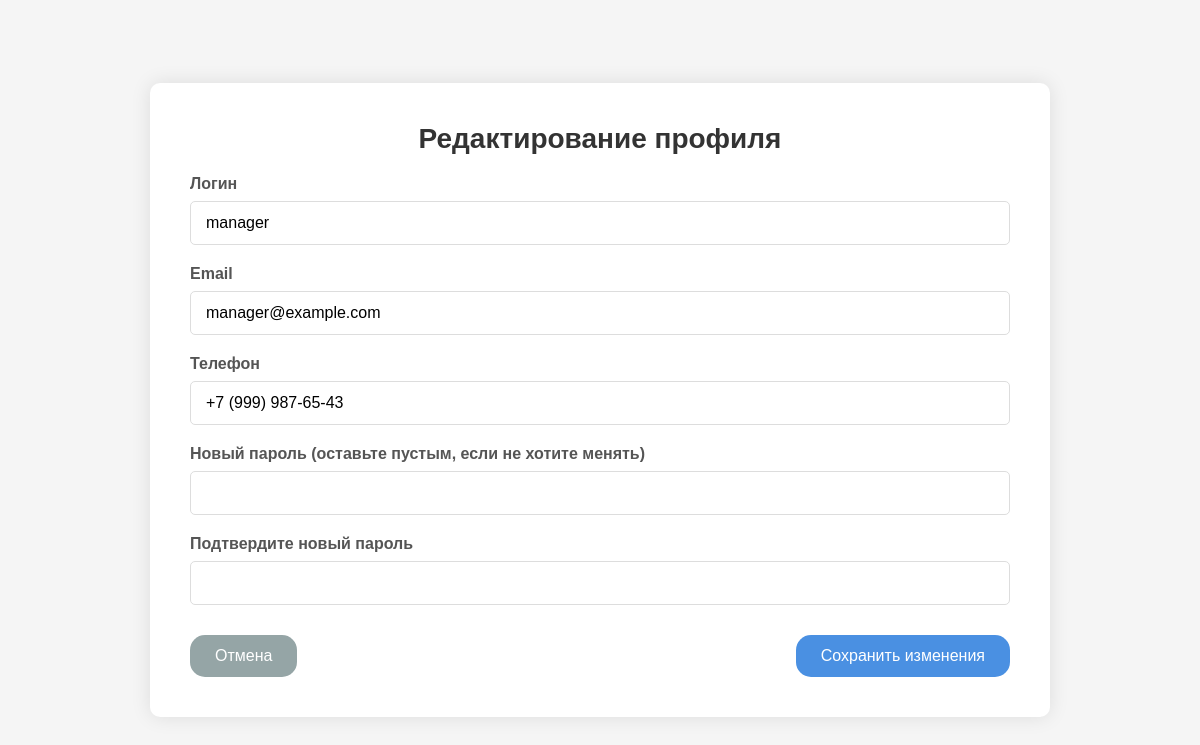
Screenshot of /edit_profile.php (signed in) with the database file from the repository.
### tables this page shows
CREATE TABLE `users` (
  `id` int NOT NULL,
  `login` varchar(50) NOT NULL,
  `email` varchar(100) NOT NULL,
  `phone` varchar(20) NOT NULL,
  `password` varchar(255) NOT NULL,
  `is_admin` tinyint(1) DEFAULT '0',
  `is_manager` tinyint(1) DEFAULT '0',
  `created_at` timestamp NULL DEFAULT CURRENT_TIMESTAMP
);

### edit_profile.php (the view, shortened to what this page needs)
<?php
require_once "connect/connect.php";
$stmt = $pdo->prepare("SELECT id, login, email, phone, is_admin, is_manager FROM users WHERE id = ?");
$stmt->execute([$_SESSION['user_id']]);
$user = $stmt->fetch();
?>
<!DOCTYPE html>
<html lang="ru">
<head>
    <link rel="stylesheet" href="/style/edit_profile.css">
</head>
<body>
    <main>
        <h1>Редактирование профиля</h1>
        <form action="" method="post">
            <div class="form-group">
                <label for="login">Логин</label>
                <input type="text" id="login" value="<?= htmlspecialchars($user['login']) ?>" readonly>
            </div>
            <div class="form-group">
                <label for="email">Email</label>
                <input type="email" id="email" name="email" value="<?= htmlspecialchars($user['email']) ?>" required>
            </div>
            <div class="form-group">
                <label for="phone">Телефон</label>
                <input type="tel" id="phone" name="phone" value="<?= htmlspecialchars($user['phone']) ?>" required>
            </div>
            <div class="form-group">
                <label for="new_password">Новый пароль (оставьте пустым, если не хотите менять)</label>
                <input type="password" id="new_password" name="new_password">
            </div>
            <div class="form-group">
                <label for="confirm_password">Подтвердите новый пароль</label>
                <input type="password" id="confirm_password" name="confirm_password">
            </div>
            <div class="actions">
                <a href="clearprofile.php" class="action-btn cancel-btn">Отмена</a>
                <button type="submit" class="action-btn">Сохранить изменения</button>
            </div>
        </form>
    </main>
</body>
</html>

### style/edit_profile.css (style rules this page uses)
* { margin: 0; padding: 0; box-sizing: border-box; font-family: Arial, sans-serif; }
body { background-color: #f5f5f5; color: #333; display: flex; justify-content: center; align-items: center; min-height: 100vh; padding: 30px 0; }
main { width: 900px; margin: 0 auto; padding: 40px; background-color: white; border-radius: 10px; box-shadow: 0 0 20px rgba(0, 0, 0, 0.1); position: relative; }
h1 { margin-bottom: 20px; color: #333; font-size: 28px; text-align: center; }
.form-group { margin-bottom: 20px; }
.form-group label { display: block; margin-bottom: 8px; color: #555; font-weight: bold; }
.form-group input { width: 100%; padding: 12px 15px; border: 1px solid #ddd; border-radius: 5px; font-size: 16px; transition: border-color 0.3s; }
.actions { display: flex; justify-content: space-between; margin-top: 30px; }
.action-btn { padding: 12px 25px; background-color: #4a90e2; color: white; border: none; border-radius: 15px; cursor: pointer; text-decoration: none; font-size: 16px; transition: background-color 0.3s; }
.cancel-btn { background-color: #95a5a6; }

### rows the page displays
users: login "manager", email "manager@example.com", phone "+7 (999) 987-65-43"
